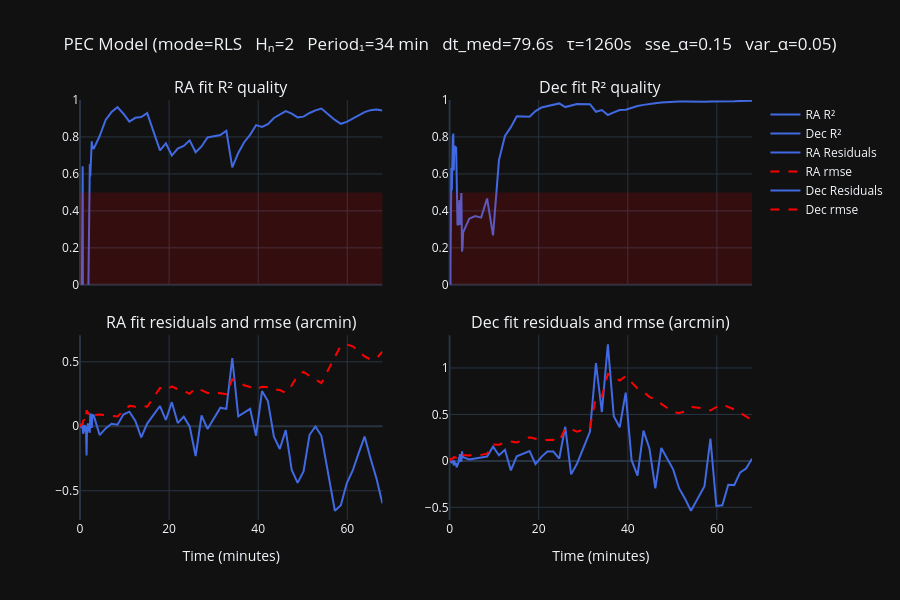

Write notebook code for a chart like this one.
### Code cell
# ── plot rows 5–6 ───────────────────────────────────────────────────────────
row5_min = 0
n_rows_bottom = 2
row_titles_bottom = [
    'RA fit R² quality',                      'Dec fit R² quality',
    'RA fit residuals and rmse (arcmin)',     'Dec fit residuals and rmse (arcmin)',
]

fig_bottom = make_subplots(
    rows=n_rows_bottom, cols=2,
    shared_xaxes=True,
    subplot_titles=tuple(row_titles_bottom),
    vertical_spacing=0.12,
)

def add(fig, row, col, traces):
    for tr in traces:
        fig.add_trace(tr, row=row, col=col)

# row 1 (of this fig) — R²
add(fig_bottom, 1, 1, [go.Scatter(x=t, y=res.ra_r2,  name='RA R²',  line=dict(color='royalblue'))])
add(fig_bottom, 1, 2, [go.Scatter(x=t, y=res.dec_r2, name='Dec R²', line=dict(color='royalblue'))])

# row 2 (of this fig) — residuals
add(fig_bottom, 2, 1, [
    go.Scatter(x=t, y=res.ra_resid_fit, name='RA Residuals', line=dict(color='royalblue')),
    go.Scatter(x=t, y=res.ra_rmse,      name='RA rmse',      line=dict(color='red', dash='dash')),
])
add(fig_bottom, 2, 2, [
    go.Scatter(x=t, y=res.dec_resid_fit, name='Dec Residuals', line=dict(color='royalblue')),
    go.Scatter(x=t, y=res.dec_rmse,      name='Dec rmse',      line=dict(color='red', dash='dash')),
])

fig_bottom.add_hrect(y0=row5_min, y1=0.5, fillcolor='rgba(255,0,0,0.15)', line_width=0, row=1, col=1)
fig_bottom.add_hrect(y0=row5_min, y1=0.5, fillcolor='rgba(255,0,0,0.15)', line_width=0, row=1, col=2)
fig_bottom.update_yaxes(range=[row5_min, 1.0], row=1, col=1)
fig_bottom.update_yaxes(range=[row5_min, 1.0], row=1, col=2)

fig_bottom.update_layout(
    height=300 * n_rows_bottom,
    title=dict(text=title_text, x=0.5),
    hovermode='x unified', template="plotly_dark",
    legend=dict(groupclick='toggleitem'),
)
fig_bottom.update_xaxes(title_text='Time (minutes)', row=n_rows_bottom)
fig_bottom.show()
